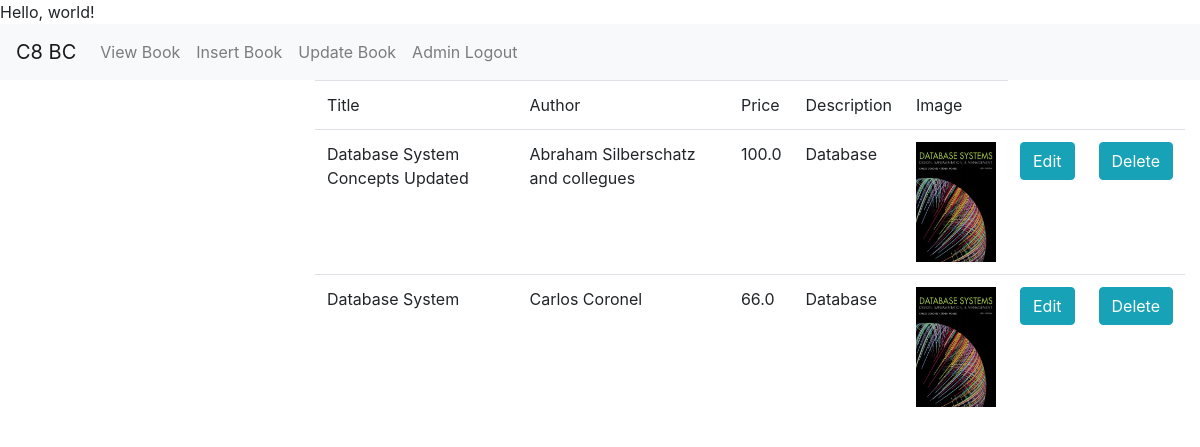
The page /updateBook (signed in) on the database as committed earlier.
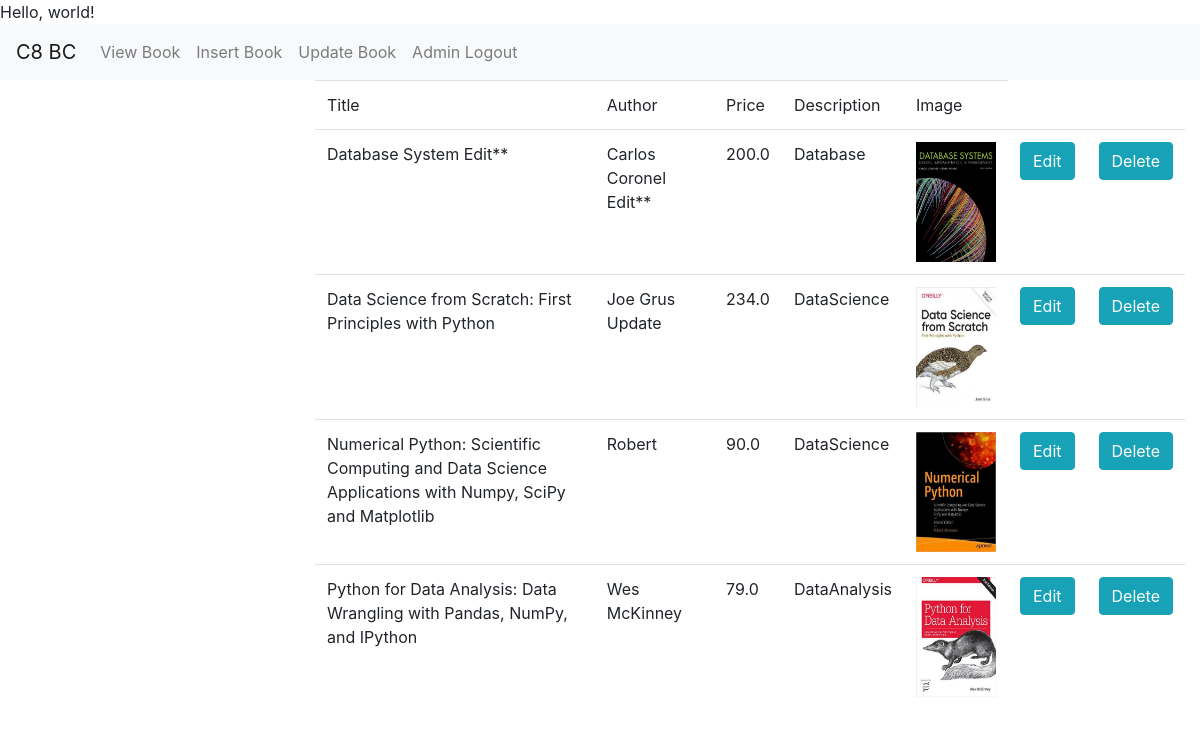
The same page on the database as committed later.
### tables this page shows
CREATE TABLE "book" (
	"bid"	INTEGER,
	"title"	TEXT NOT NULL UNIQUE,
	"author"	TEXT NOT NULL,
	"price"	REAL NOT NULL,
	"category"	TEXT NOT NULL,
	"cover"	TEXT NOT NULL,
	"description"	TEXT,
	PRIMARY KEY("bid" AUTOINCREMENT)
);

### server.py (the view)
@app.route('/updateBook',methods=['GET','POST'])
def update_book():
    if 'admin' in session:
        if request.method == 'GET':
            with connect() as conn:
                cursor = conn.cursor()
                sql = 'select * from book'
                row = cursor.execute(sql)
                return render_template('editBook.html',books = row)
        else:
            return "in post"
    else:
        return redirect(url_for('admin_login'))

### server.py (called while the page is built)
def connect():
    conn = sqlite3.connect('bookShop.db')
    conn.row_factory= sqlite3.Row
    return conn

### templates/editBook.html (shortened to what this page needs)
{% extends "layoutAdmin.html" %}
{% block content %}
{% if books %}
<table class="table">
    <thead>
        <tr>
            <td>
                Title
            </td>
            <td>
                Author
            </td>
            <td>
               Price
            </td>
            <td>
               Description
            </td>
            <td>
                Image
            </td>
        </tr>
    </thead>
    <tbody>
        {% for book in books %}
        <tr><td>{{book.title}}</td><td>{{book.author}}</td><td>{{book.price}}</td><td>{{book.category}}</td>
            <td><img src="static/images/{{book.cover}}"  width="80px" height="120px"></td>
            <td><form action="/editBook2" method="POST">
                <input type="submit" class="btn btn-info" value="Edit"> </form>
           </td>
            <td><form action="/deleteBook" method="POST">
                <input type="submit" class="btn btn-info" value="Delete"></form>
            </td>
        </tr>
        {% endfor %}
    </tbody>
</table>
{% else %}
    book doesnot exist.
{% endif %}
{% endblock content %}

Rows that differ between the two databases and show on the page:
removed book: title "Database System Concepts Updated", author "Abraham Silberschatz and collegues", price "100.0", category "Database", cover (picture)
changed book "Database": title "Database System" → "Database System Edit**"; author "Carlos Coronel" → "Carlos Coronel Edit**"; price "66.0" → "200.0"
added book: title "Data Science from Scratch: First Principles with Python", author "Joe Grus Update", price "234.0", category "DataScience", cover (picture)
added book: title "Numerical Python: Scientific Computing and Data Science Applications with Numpy, SciPy and Matplotlib", author "Robert", price "90.0", category "DataScience", cover (picture)
added book: title "Python for Data Analysis: Data Wrangling with Pandas, NumPy, and IPython", author "Wes McKinney", price "79.0", category "DataAnalysis", cover (picture)
